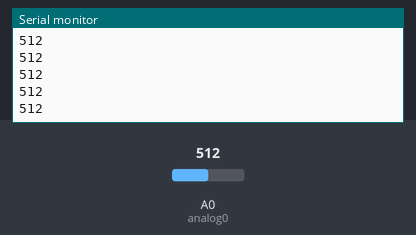
Bench run of a sketch on a simulated Arduino Uno, built with avr-gcc and run on an emulated ATmega328P. Shown: the last lines printed to the serial monitor. The test bench sets the inputs (shaded band); at power-on: A0 (analog0) = 512.

Above: at 1.2 s.
1.3 s: A0 (analog0) set to 716
At 1.31 s:
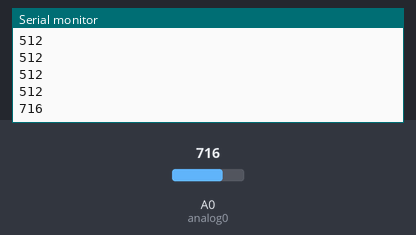
2.8 s: A0 (analog0) set to 900
At 2.81 s:
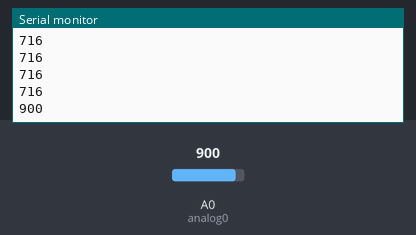
Timing chart, 0 to 5.8 s (numbered marks = the images above; inputs shaded):
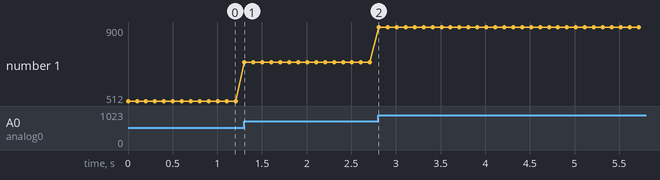

Measured:
- after the input at 1.3 s, the serial monitor: prints a new line at once (image 1)
- after the input at 2.8 s, the serial monitor: prints a new line at once (image 2)
- plotted number 1: 512 → 716 after the input at 1.3 s, 716 → 900 after the input at 2.8 s

The sketch:

HALL_EFFECT_SENSOR.ino
```cpp
int analog0 = 0;
void setup() {
  Serial.begin(9600);
}

void loop() {
  Serial.println(analogRead(analog0));
  delay(100);
}
```
